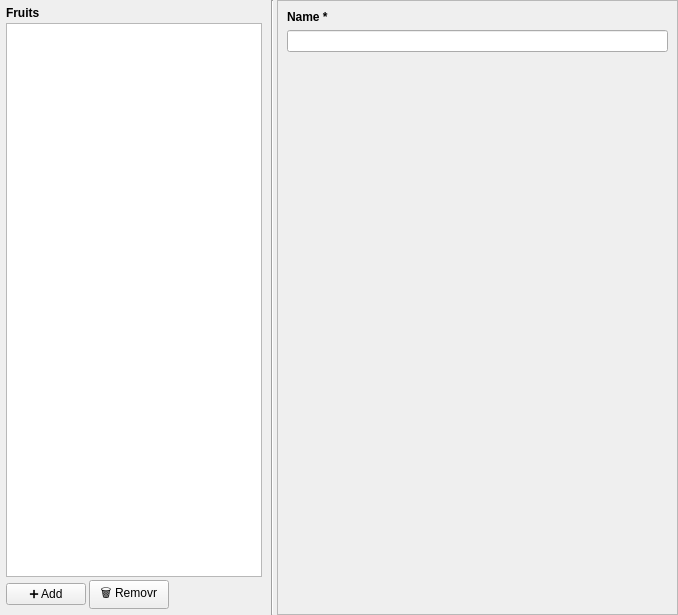
<?xml version="1.0" encoding="UTF-8"?>
<ui version="4.0">
 <class>view::FruitsTab</class>
 <widget class="QWidget" name="view::FruitsTab">
  <property name="geometry">
   <rect>
    <x>0</x>
    <y>0</y>
    <width>678</width>
    <height>615</height>
   </rect>
  </property>
  <property name="windowTitle">
   <string>Form</string>
  </property>
  <layout class="QHBoxLayout" name="horizontalLayout" stretch="0,0,1">
   <property name="spacing">
    <number>3</number>
   </property>
   <property name="leftMargin">
    <number>0</number>
   </property>
   <property name="topMargin">
    <number>0</number>
   </property>
   <property name="rightMargin">
    <number>0</number>
   </property>
   <property name="bottomMargin">
    <number>0</number>
   </property>
   <item>
    <widget class="QFrame" name="usersFrame">
     <layout class="QVBoxLayout" name="verticalLayout_2">
      <property name="spacing">
       <number>3</number>
      </property>
      <property name="leftMargin">
       <number>6</number>
      </property>
      <property name="topMargin">
       <number>6</number>
      </property>
      <property name="rightMargin">
       <number>6</number>
      </property>
      <property name="bottomMargin">
       <number>6</number>
      </property>
      <item>
       <widget class="QLabel" name="listLabel">
        <property name="font">
         <font>
          <bold>true</bold>
         </font>
        </property>
        <property name="text">
         <string>Fruits</string>
        </property>
       </widget>
      </item>
      <item>
       <widget class="QListWidget" name="listWidget"/>
      </item>
      <item>
       <layout class="QHBoxLayout" name="toolButtonLayout">
        <item>
         <widget class="QPushButton" name="addButton">
          <property name="text">
           <string>➕ Add</string>
          </property>
         </widget>
        </item>
        <item>
         <widget class="QPushButton" name="removeButton">
          <property name="text">
           <string>🗑️ Removr</string>
          </property>
         </widget>
        </item>
        <item>
         <spacer name="horizontalSpacer">
          <property name="orientation">
           <enum>Qt::Horizontal</enum>
          </property>
          <property name="sizeHint" stdset="0">
           <size>
            <width>40</width>
            <height>20</height>
           </size>
          </property>
         </spacer>
        </item>
       </layout>
      </item>
     </layout>
    </widget>
   </item>
   <item>
    <widget class="Line" name="line">
     <property name="orientation">
      <enum>Qt::Vertical</enum>
     </property>
    </widget>
   </item>
   <item>
    <widget class="QFrame" name="detailsFrame">
     <property name="frameShape">
      <enum>QFrame::StyledPanel</enum>
     </property>
     <property name="frameShadow">
      <enum>QFrame::Raised</enum>
     </property>
     <layout class="QVBoxLayout" name="verticalLayout">
      <item>
       <widget class="QLabel" name="label_2">
        <property name="font">
         <font>
          <bold>true</bold>
         </font>
        </property>
        <property name="text">
         <string>Name *</string>
        </property>
       </widget>
      </item>
      <item>
       <widget class="QLineEdit" name="lineEdit_2"/>
      </item>
      <item>
       <spacer name="verticalSpacer">
        <property name="orientation">
         <enum>Qt::Vertical</enum>
        </property>
        <property name="sizeHint" stdset="0">
         <size>
          <width>20</width>
          <height>40</height>
         </size>
        </property>
       </spacer>
      </item>
     </layout>
    </widget>
   </item>
  </layout>
 </widget>
 <resources/>
 <connections/>
</ui>
